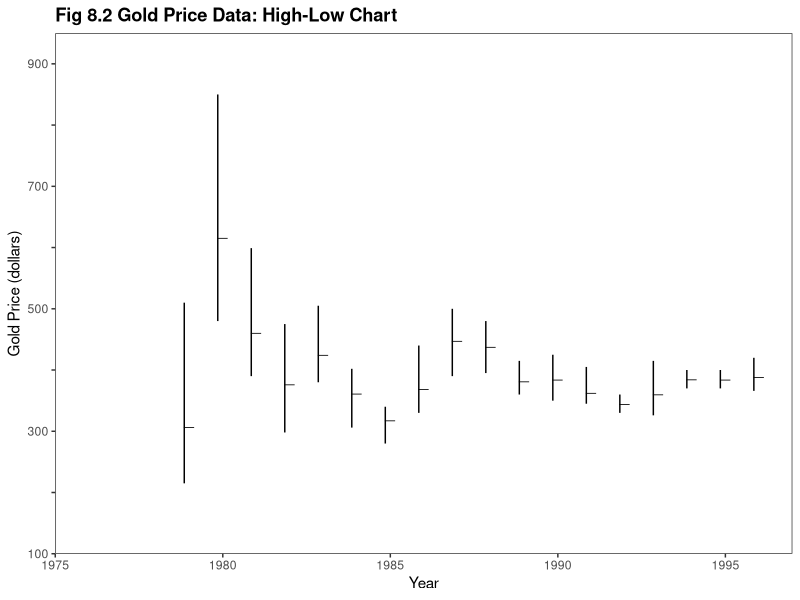
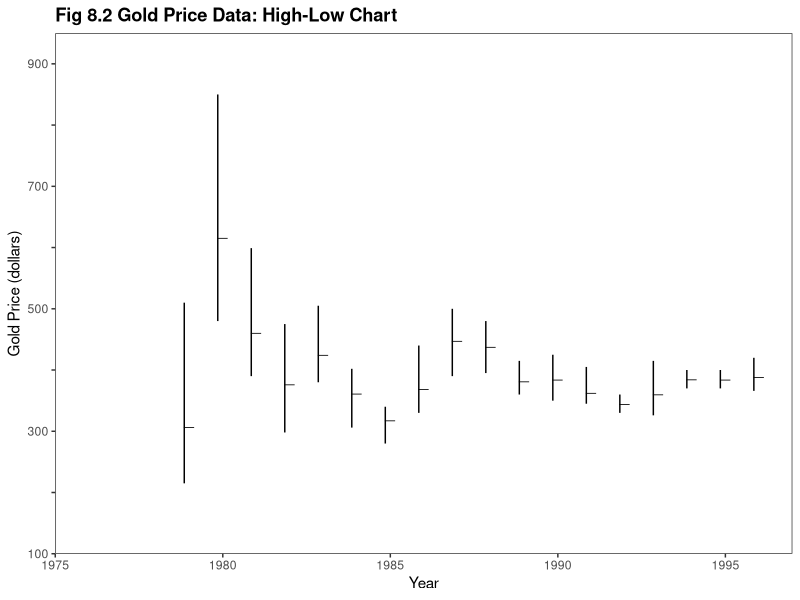

Reproduce these figures in R, in order.
library(ggplot2)

this_base <- "fig08-02_gold-price-data-high-low-chart"

my_data <- data.frame( 
  Year = c(1979, 1980, 1981, 1982, 1983, 1984, 1985, 1986, 1987, 
           1988, 1989, 1990, 1991, 1992, 1993, 1994, 1995, 1996),
  Average = c(306, 615, 460, 376, 424, 361, 317, 368, 447, 437, 381, 
              383.51, 362.11, 343.82, 359.77, 384, 383.79, 387.81),
  High = c(510, 850, 599, 475, 505, 402, 340, 440, 500, 480,
           415, 425, 405, 360, 415, 400, 400, 420),
  Low = c(215, 480, 390, 298, 380, 306, 280, 330, 390, 395, 360,
          350, 345, 330, 326, 370, 370, 366))

p <- ggplot(my_data, aes(x = Year, y = Average)) +
  geom_point(shape = 95, size = 4) + 
  geom_segment(aes(x = c(1979:1996) - 0.15, xend = c(1979:1996) - 0.15,
                   y = Low, yend = High), my_data = my_data, hjust = 4) +
  scale_x_continuous(breaks = seq(1975, 1995, 5), limits = c(1975, 1997),
                     expand = c(0, 0)) +
  scale_y_continuous(breaks = seq(100, 900, 100), limits = c(100, 950),
                     expand = c(0, 0),
                     labels = c(100, "", 300, "", 500, "", 700, "", 900)) +
  labs(x = "Year", y = "Gold Price (dollars)") + 
  ggtitle("Fig 8.2 Gold Price Data: High-Low Chart") +
  theme_bw() +
  theme(panel.grid.major = element_blank(),
        panel.grid.minor = element_blank(),
        plot.title = element_text(size = rel(1.2), face = "bold"))

p

ggsave(paste0(this_base, ".png"), 
       p, width = 7, height = 5)
